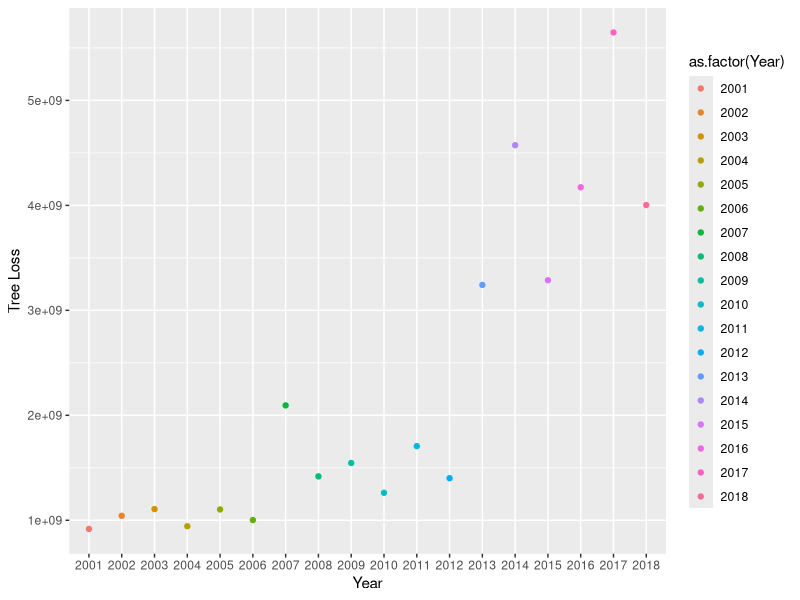
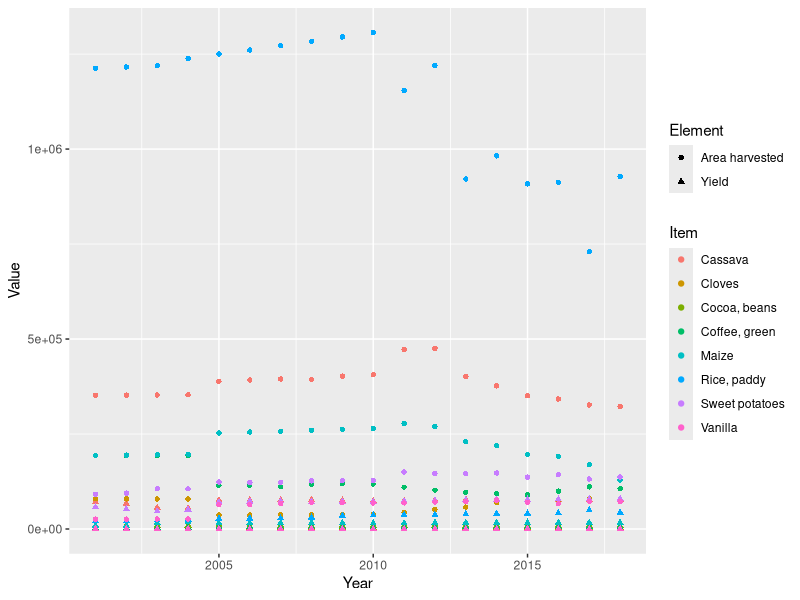
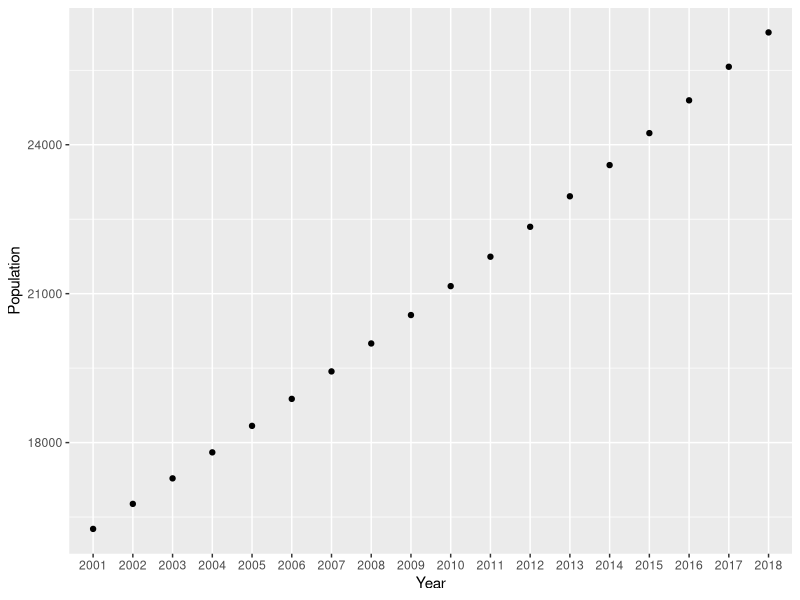
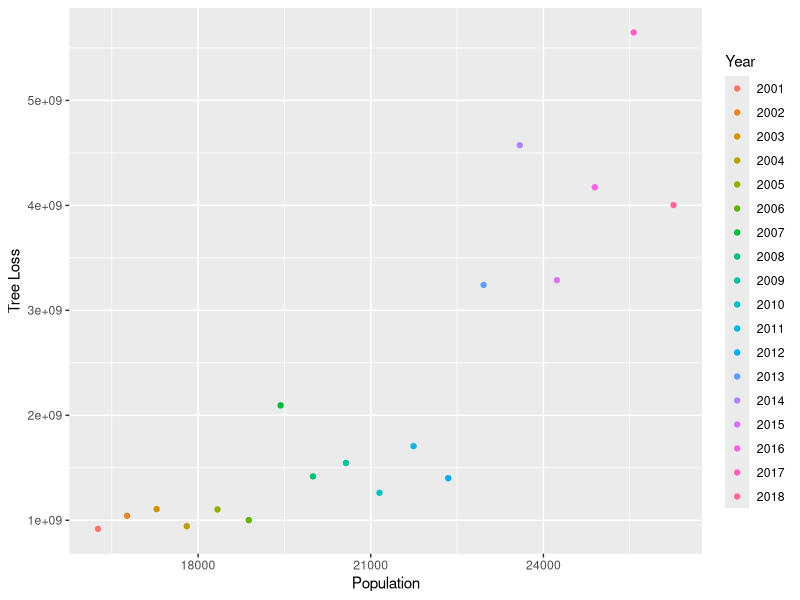
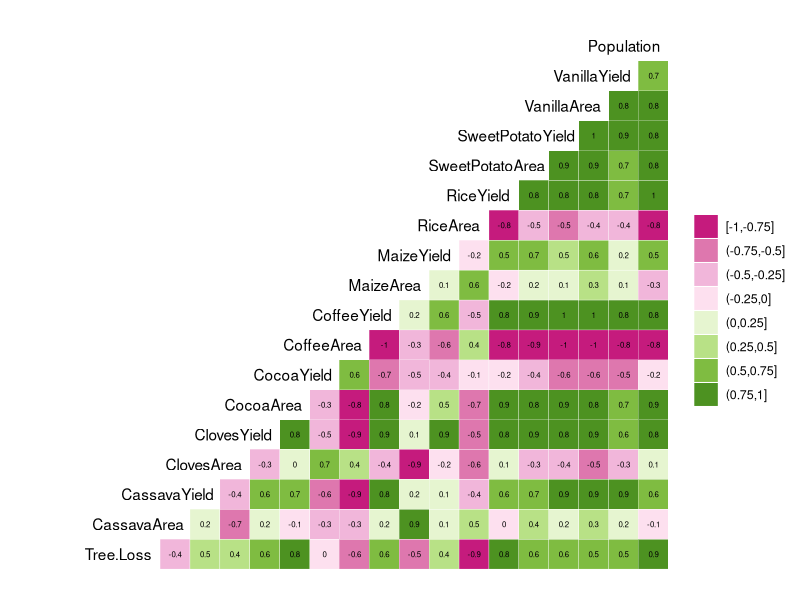
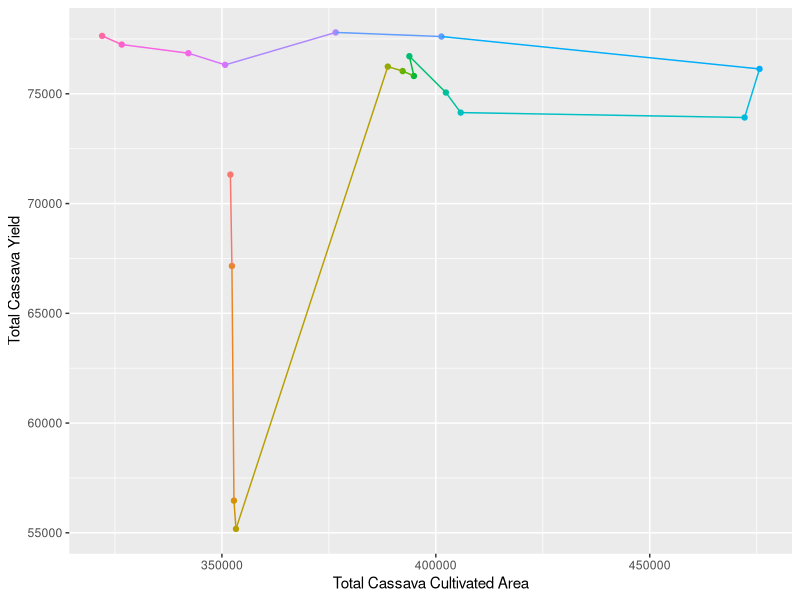
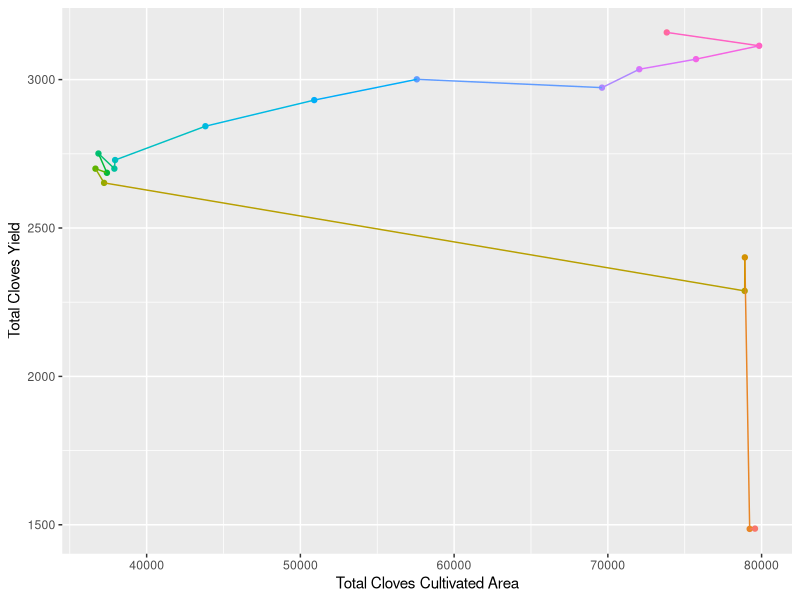
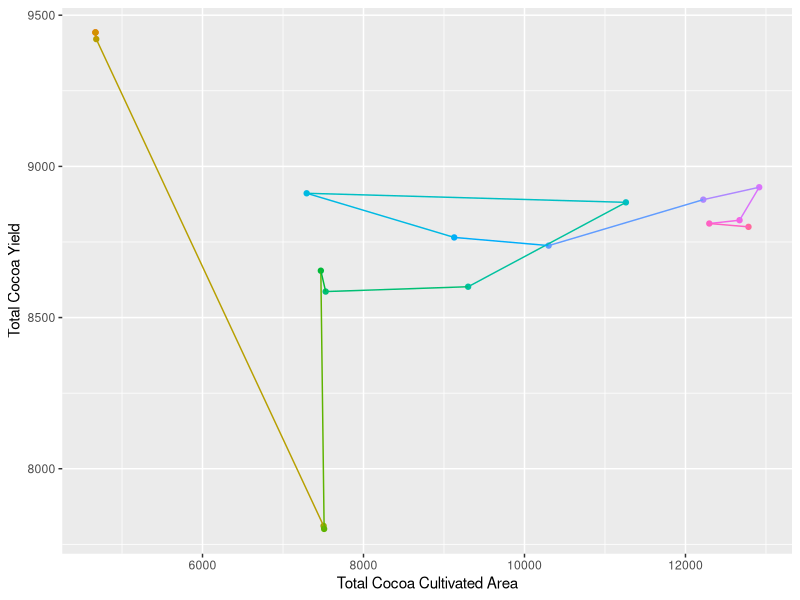

Source code (R) for these figures, in order: (Note: this script raises an error after producing the figures.)
## ---- chunk 1
knitr::opts_chunk$set(echo = TRUE)
## ---- chunk 2
getwd()
library(tidyverse)
library(ggridges)
library(corrplot)
library(ggplot2)
library(GGally)
library(cowplot)
library(ggpubr)
FullData <- read.csv("../ProcessedData/FullData.csv")
CropData <- read.csv("../RawData/CropData.csv")
## ---- chunk 3
FullData$Year <-as.factor(FullData$Year)

TreeLossByYear <- ggplot(FullData, aes(x = Year, y = Tree.Loss, color = as.factor(Year) )) + 
  geom_point() +
  xlab("Year") +
  ylab("Tree Loss")
TreeLossByYear

## ---- chunk 4
CropPlot <- 
  ggplot(CropData, aes(x = Year, y = Value, shape = Element, color = Item)) +
  geom_point() 
print(CropPlot)
## ---- chunk 5
PopulationByYear <- 
  ggplot(FullData, aes(x = Year, y = Population)) + 
  geom_point() +
  xlab("Year") +
  ylab("Population") 
PopulationByYear

PopulationByTreeLoss <- ggplot(FullData, aes(x = Population, y = Tree.Loss, color = Year )) + 
  geom_point() +
  xlab("Population") +
  ylab("Tree Loss")
PopulationByTreeLoss
## ---- chunk 6
correlation <- ggcorr(FullData, nbreaks = 8, digits = 2, label = TRUE, label_size = 2, hjust = .9, layout.exp = 4, palette = "PiYG")
print(correlation)

## ---- chunk 7
CassavaPlot <- ggplot(FullData, aes(x = CassavaArea, y = CassavaYield, color= Year, group = 1)) + 
  geom_point() + theme(legend.position="none") +
  geom_path() +
  labs(x = "Total Cassava Cultivated Area", y = "Total Cassava Yield")
CassavaPlot

ClovesPlot <- ggplot(FullData, aes(x = ClovesArea, y = ClovesYield, color= Year, group = 1)) + 
  geom_point() + theme(legend.position="none") +
  geom_path() +
  labs(x = "Total Cloves Cultivated Area", y = "Total Cloves Yield")
ClovesPlot

CocoaPlot <- ggplot(FullData, aes(x = CocoaArea, y = CocoaYield, color= Year, group = 1)) + 
  geom_point() + theme(legend.position="none") +
  geom_path() +
  labs(x = "Total Cocoa Cultivated Area", y = "Total Cocoa Yield")
CocoaPlot

CoffeePlot <- ggplot(FullData, aes(x = CoffeeArea, y = CoffeeYield, color= Year, group = 1)) + 
  geom_point() + theme(legend.position="none") +
  geom_path() +
  labs(x = "Total Coffee Cultivated Area", y = "Total Coffee Yield")
CoffeePlot #very clear example of increased agricultural intensity over time less area needed to create higher yield

MaizePlot <- ggplot(FullData, aes(x = MaizeArea, y = MaizeYield, color= Year, group = 1)) + 
  geom_point() + theme(legend.position="none") +
  geom_path() +
  labs(x = "Total Maize Cultivated Area", y = "Total Maize Yield")
MaizePlot

RicePlot <- ggplot(FullData, aes(x = RiceArea, y = RiceYield, color= Year, group = 1)) + 
  geom_point() + theme(legend.position="none") +
  geom_path() +
  labs(x = "Total Rice Cultivated Area", y = "Total Rice Yield")
RicePlot #really interesting pattern of increased agricultural intensity - showing learning curve over time 

SweetPotatoPlot <- ggplot(FullData, aes(x = SweetPotatoArea, y = SweetPotatoYield, color= Year, group = 1)) + 
  geom_point() + theme(legend.position="none") +
  geom_path() +
  labs(x = "Total Sweet Potato Cultivated Area", y = "Total Sweet Potato Yield")
SweetPotatoPlot #shows opposite trend - relationship between area and yield appears to remain constant throughout years

VanillaPlot <- ggplot(FullData, aes(x = VanillaArea, y = VanillaYield, color= Year, group = 1)) + 
  geom_point() + theme(legend.position="none") +
  geom_path() +
  labs(x = "Total Vanilla Cultivated Area", y = "Total Vanilla Yield")
VanillaPlot #shows huge jump in vanilla yield around 2005, then yield and area seem to stabilize (indicating some sort of carryign capacity)



## ---- chunk 8
CassavaIntensity <- FullData$CassavaYield/FullData$CassavaArea
ClovesIntensity <- FullData$ClovesYield/FullData$ClovesArea
CocoaIntensity <- FullData$CocoaYield/FullData$CocoaArea
CoffeeIntensity <- FullData$CoffeeYield/FullData$CoffeeArea
MaizeIntensity <- FullData$MaizeYield/FullData$MaizeArea
RiceIntensity <- FullData$RiceYield/FullData$RiceArea
SweetPotatoIntensity <- FullData$SweetPotatoYield/FullData$SweetPotatoArea
VanillaIntensity <- FullData$VanillaYield/FullData$VanillaArea

## ---- chunk 9
FullData$CassavaIntensity <- CassavaIntensity
FullData$ClovesIntensity <- ClovesIntensity
FullData$CocoaIntensity <- CocoaIntensity
FullData$CoffeeIntensity <- CoffeeIntensity
FullData$MaizeIntensity <- MaizeIntensity
FullData$RiceIntensity <- RiceIntensity
FullData$SweetPotatoIntensity <- SweetPotatoIntensity
FullData$VanillaIntensity <- VanillaIntensity

## ---- chunk 10

ggplot(FullData) +
    geom_point(aes(x = Year, y = CassavaIntensity, color = "Cassava")) + 
    geom_point(aes(x = Year, y = ClovesIntensity, color = "Cloves")) +
    geom_point(aes(x = Year, y = CocoaIntensity, color = "Cocoa")) +
    geom_point(aes(x = Year, y = CoffeeIntensity, color = "Coffee")) +
    geom_point(aes(x = Year, y = MaizeIntensity, color = "Maize")) +
    geom_point(aes(x = Year, y = RiceIntensity, color = "Rice")) +
    geom_point(aes(x = Year, y = SweetPotatoIntensity, color = "Sweet Potato")) +
    geom_point(aes(x = Year, y = VanillaIntensity, color = "Vanilla")) +
    geom_path(aes(x = Year, y = CassavaIntensity, color = "Cassava", group = 1)) + 
    geom_path(aes(x = Year, y = ClovesIntensity, color = "Cloves", group = 2)) +
    geom_path(aes(x = Year, y = CocoaIntensity, color = "Cocoa", group = 3)) +
    geom_path(aes(x = Year, y = CoffeeIntensity, color = "Coffee", group = 4)) +
    geom_path(aes(x = Year, y = MaizeIntensity, color = "Maize", group = 5)) +
    geom_path(aes(x = Year, y = RiceIntensity, color = "Rice", group = 6)) +
    geom_path(aes(x = Year, y = SweetPotatoIntensity, color = "Sweet Potato", group = 7)) +
    geom_path(aes(x = Year, y = VanillaIntensity, color = "Vanilla", group = 8)) +
    geom_point(aes(x = Year, y = Scale.Forest, color = "Forest Loss")) +
    geom_path(aes(x = Year, y = Scale.Forest, color = "Forest Loss", group = 9)) +
  labs(x = "Year", y = "Yield per Area")

    

## ---- chunk 11
BigPlot <- ggarrange(CassavaPlot, ClovesPlot, CocoaPlot, CoffeePlot, MaizePlot, RicePlot, SweetPotatoPlot, VanillaPlot, nrow = 4, ncol = 2, common.legend = T, legend = "right", labels = c("A", "B", "C", "D", "E", "F", "G", "H"), label.x = 0.22, label.y = 0.4)
print(BigPlot)
## ---- chunk 12
#Crops
hist(CassavaIntensity)
hist(ClovesIntensity)
hist(CocoaIntensity)
hist(CoffeeIntensity)
hist(MaizeIntensity)
hist(RiceIntensity)
hist(SweetPotatoIntensity)
hist(VanillaIntensity)
#Not exactly normal but good enough to move forward with linear regression

#Population
hist(FullData$Population)
#Not exactly normal but need to scale 
Scale.Pop <- scale(FullData$Population)
FullData$Scale.Pop <- Scale.Pop

#Forest Loss
hist(FullData$Tree.Loss)
Scale.Forest <- scale(FullData$Tree.Loss)
FullData$Scale.Forest <- Scale.Forest

hist(FullData$Tree.Loss)
Log.Forest <- log(Tree.Loss)
hist(Log.Forest)
FullData$Log.Forest <- Log.Forest


## ---- chunk 13
write.csv(FullData, row.names = FALSE, file = "../ProcessedData/FullData.csv")
